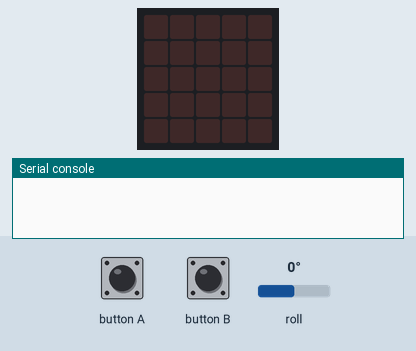
This program was run on a simulated BBC micro:bit (MakeCode). Parts: the board's 5×5 LED display, the last lines printed to the serial console. Inputs (shaded band) come from the test bench; at power-on: roll 0°. No radio messages arrive unless stated (any console line starting 'radio sent:' is added by the test bench).

Above: at 1.2 s.
1.3 s: roll set to -28°
2.8 s: roll set to -33°
At 3.1 s:
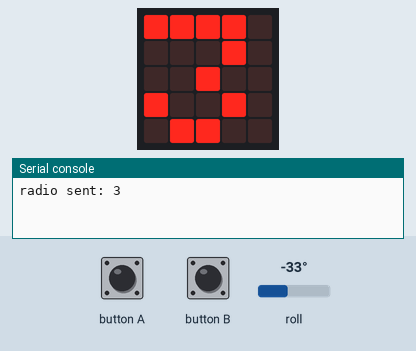
4.3 s: button A pressed for 0.15 s
At 5.6 s:
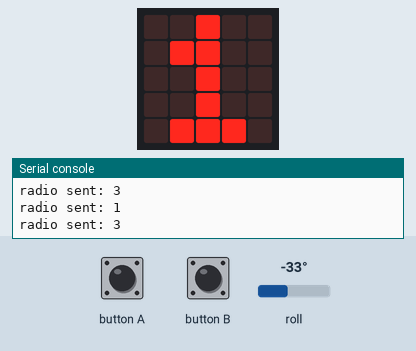
7.3 s: button B pressed for 0.15 s
At 8.6 s:
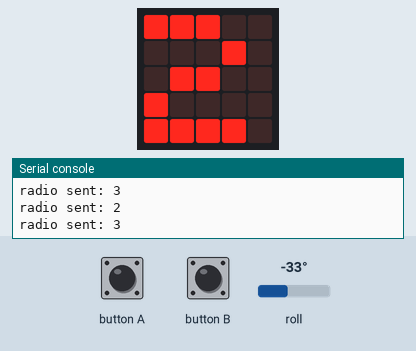
10.3 s: roll set to 90°
At 11.8 s:
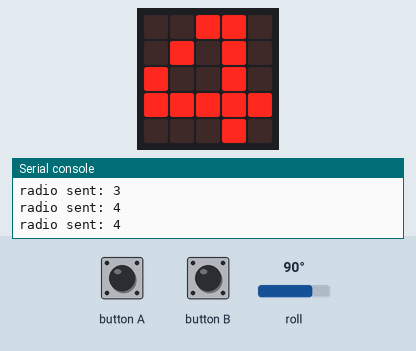
Timing chart, 0 to 12.9 s (numbered marks = the images above; inputs shaded):
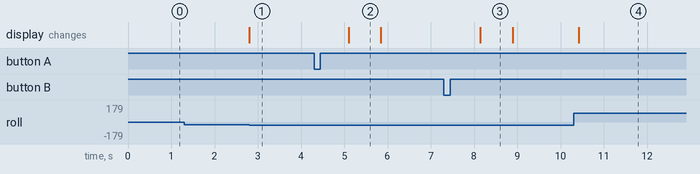

The program:

main.ts
```typescript
input.onButtonPressed(Button.A, function () {
    radio.sendNumber(1)
    basic.showNumber(1)
})
input.onButtonPressed(Button.B, function () {
    radio.sendNumber(2)
    basic.showNumber(2)
})
radio.setGroup(100)
basic.forever(function () {
    if (input.rotation(Rotation.Roll) < -30) {
        radio.sendNumber(3)
        basic.showNumber(3)
    }
    if (input.rotation(Rotation.Roll) > 30) {
        radio.sendNumber(4)
        basic.showNumber(4)
    }
})
```

test.ts
```typescript
// aquí va el archivo "tests"; esto no se compilará cuando este paquete se utilice como una extensión.
```

Measured:
- the behaviour switches between -30 and -31° on roll (found by bisection; images 0 and 1)
- after the input at 1.3 s, every drawn part: stays the same
- after the input at 2.8 s, the display: changes at once (image 1)
- after the input at 4.3 s, the display: changes after 0.80 s (image 2)
- after the input at 7.3 s, the display: changes after 0.84 s (image 3)
- after the input at 10.3 s, the display: changes after 0.12 s (image 4)
- what the display in image 2 shows lasts 0.7 s, from 5.1 s to 5.8 s
